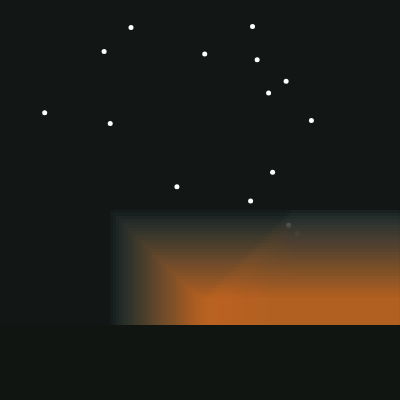
Frame 1 (no input)
Frame 60 (no input): identical to frame 1, image omitted
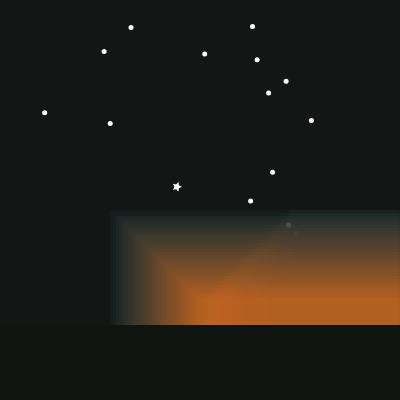
Frame 120 (the mouse pressed at the canvas centre since frame 60)

The p5.js sketch that drew these frames (run headless with seeded random() and noise() and a simulated clock; from frame 60 on, the mouse is pressed at the canvas centre):

// p5.js sketch
// ── sketch.js
let moveVal = 0;
let stars= [];



function setup() {
  createCanvas(400, 400);
  for(let i=0;i<15;i++){
    stars.push(new makeStars(random(25,350),random(10,250)))
  }
    
  
}

function draw() {
  background(18,22,21);

  for (let s of stars) {
    s.display();
  }

  sunsetRise(); 
  horizonLine();
}

function horizonLine(){
  fill(16,21,17);
  rect(0,325,width,75);
}
function sunsetRise(){
  let scaleFactor = 1.5;

  let cx = width / 2;
  let cy = 300;

  let baseW = 200;
  let baseH = 200;

  let w = baseW * scaleFactor;
  let h = baseH * scaleFactor;

  fill(205,105,30);
  rect(cx, cy, w, h);
  
  for (let i = 30; i > 0; i--) {
    let alpha = 50;

    let colour1 = color(39, 53, 54);
    let colour2 = color(205, 105, 30);

    let inter = map(i, 30, 0, 0, 1);
    let colour = lerpColor(colour1, colour2, inter);

    fill(red(colour), green(colour), blue(colour),alpha);
    noStroke();

    // now offsets are relative to center
    let xOffset = -i * 3;
    let yOffset = -i * 3;

    let w2 = (baseW + i*0.8) * scaleFactor;
    let h2 = (50 + i) * scaleFactor;

    rect(cx + xOffset , cy + yOffset, w2, h2);
  }
  for (let i = 30; i > 0; i--) {
    let alpha = 50;

    let colour1 = color(39, 53, 54);
    let colour2 = color(205, 105, 30);

    let inter = map(i, 30, 0, 0, 1);
    let colour = lerpColor(colour1, colour2, inter);

    fill(red(colour), green(colour), blue(colour),alpha);
    noStroke();

      let xOffset = +i * 3;
      let yOffset = -i * 3;
      let w2 = (baseW + i*0.8) * scaleFactor;
      let h2 = (50 + i) * scaleFactor;
      rect(cx + xOffset + moveVal, cy + yOffset, w2, h2);
}
}
class makeStars{constructor(xCoord,yCoord){
  let x = 0;
  let y= 0;
  
  this.x =xCoord;
  this.y = yCoord;
}
  display(){
    let distanceToStar= dist(mouseX,mouseY,this.x,this.y);
    if (distanceToStar<50){
      this.drawStar();
    }
    else{
      this.drawCircle();
    }
  }
  drawStar(){
    noStroke();
    fill(255,255,255);
    beginShape();// had to look this up as maths is not my strong  point and i was losing my mind
    for (let i = 0; i < 10; i++) {
      let angle = i * TWO_PI / 10;
      let r = (i % 2 === 0) ? 5: 5 / 2;

      let sx = this.x + cos(angle) * r;
      let sy = this.y + sin(angle) * r;

      vertex(sx, sy);
    }
    endShape(CLOSE);
  }
  drawCircle(){
      noStroke();
      fill(255,255,255);
      circle(this.x,this.y,5);
    }
    
}
            
  
